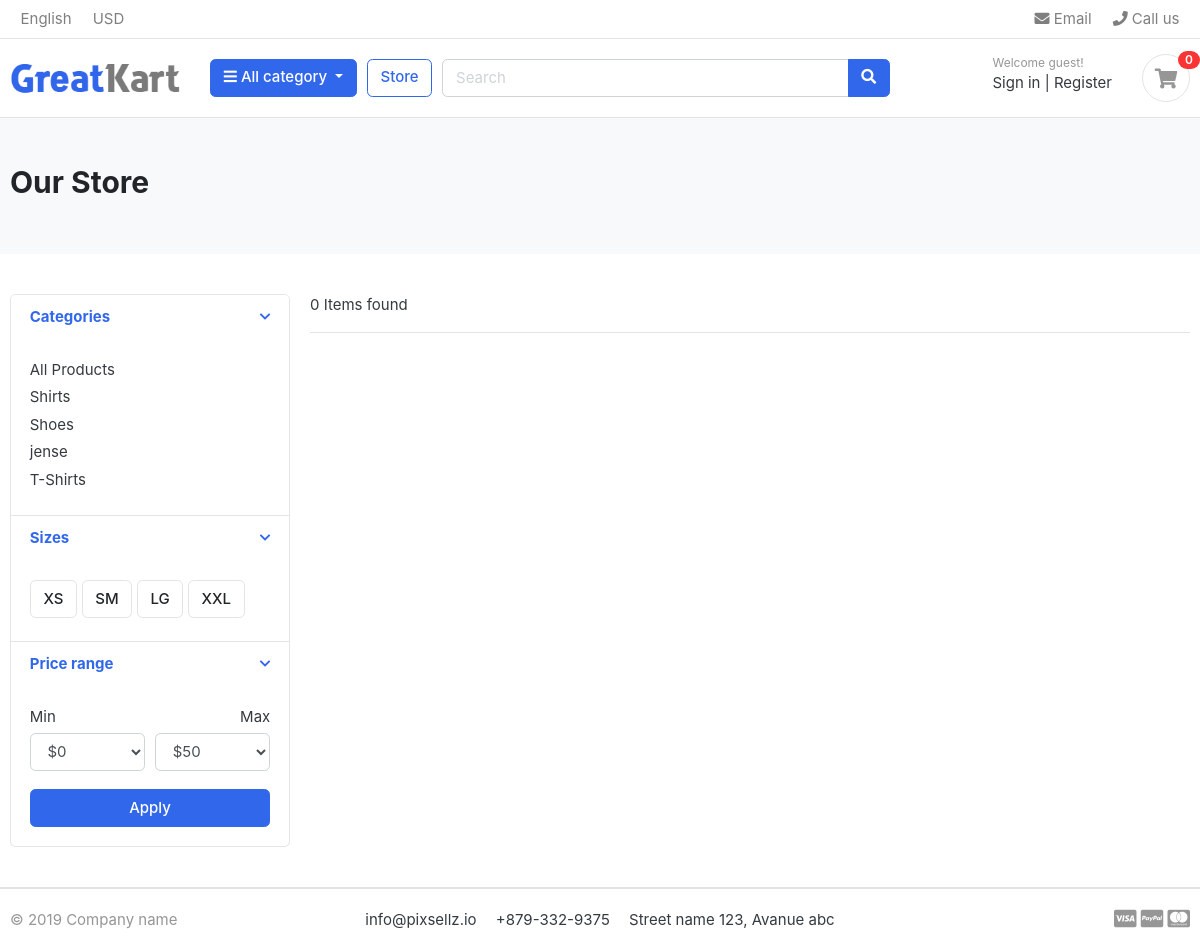
The app's page /store/jense/ with its own data.
### category/models.py (models this page shows, shortened)
class Category(models.Model):
    category_name = models.CharField(max_length=100 , unique=True)
    slug = models.SlugField(max_length=100)
    description = models.TextField(blank=True)
    image = models.ImageField(upload_to="photos/caretogies")
    class Meta:
        verbose_name ='category'
        verbose_name_plural = 'categories'
    def get_url(self):
        return reverse("product_by_category", args=[self.slug])

### product/views.py (the view)
# urls.py: path("store/", include("product.urls")),
def store(request, category_slug= None):
    categories  = None
    products = None
    if category_slug != None:
        categories = get_object_or_404(Category, slug = category_slug)
        products = Product.objects.filter(category = categories , is_available = True)
        paginator = Paginator(products, 3)
        page = request.GET.get("page")
        paginate_product = paginator.get_page(page)
        paginate_product_count = products.count()
    else:
        products = Product.objects.all().filter(is_available = True)
        paginator = Paginator(products, 3)
        page = request.GET.get("page")
        paginate_product = paginator.get_page(page)
        paginate_product_count = products.count()
    context = {"products": paginate_product, "product_count": paginate_product_count}
    return render(request, "product/store.html", context)

### cart/context_processor.py (called while the page is built)
def counter(request):
    if "admin" in request.path:
        return {}
    else:
        try:
            cart_count = 0
            cart = Cart.objects.filter(cart_id = _cart_id(request))
            cart_items = Cart_Item.objects.all().filter(cart = cart[:1])
            for cart_item in cart_items:
                cart_count += cart_item.quantity
        except Cart.DoesNotExist:
            cart_item = 0
        return dict(cart_count = cart_count)

### cart/views.py (called while the page is built)
def _cart_id(request):
    cart = request.session.session_key
    if not cart:
        cart = request.session.create()
    return cart

### category/category_context_procesor.py (called while the page is built)
def menu_links(requlest):
    links = Category.objects.all()
    return dict(links = links)

### product/templates/product/store.html (shortened to what this page needs)
{% extends 'main.html' %}
{% load static %}
{% block content %}
    <section class="section-pagetop bg">
    <div class="container">
        <h2 class="title-page">Our Store</h2>
    </div>
    </section>
    <section class="section-content padding-y">
        <div class="container">
        <div class="row">
            <aside class="col-md-3">
        <div class="card">
            <article class="filter-group">
                <header class="card-header">
                    <a href="#" data-toggle="collapse" data-target="#collapse_1" aria-expanded="true" class="">
                        <i class="icon-control fa fa-chevron-down"></i>
                        <h6 class="title">Categories</h6>
                    </a>
                </header>
                <div class="filter-content collapse show" id="collapse_1" >
                    <div class="card-body">
                        <ul class="list-menu">
                            <li><a href="">All Products </a></li>
                        {% for category in  links %}
                        <li><a href="{{category.category_url}}">{{category.category_name}} </a></li>
                        {% endfor %}
                        </ul>
                    </div>
                </div>
            </article>
            <article class="filter-group">
                <header class="card-header">
                    <a href="#" data-toggle="collapse" data-target="#collapse_4" aria-expanded="true" class="">
                        <i class="icon-control fa fa-chevron-down"></i>
                        <h6 class="title">Sizes </h6>
                    </a>
                </header>
                <div class="filter-content collapse show" id="collapse_4" >
                    <div class="card-body">
                      <label class="checkbox-btn">
                        <span class="btn btn-light"> XS </span>
                      </label>
                      <label class="checkbox-btn">
                        <span class="btn btn-light"> SM </span>
                      </label>
                      <label class="checkbox-btn">
                        <span class="btn btn-light"> LG </span>
                      </label>
                      <label class="checkbox-btn">
                        <span class="btn btn-light"> XXL </span>
                      </label>
                </div>
                </div>
            </article>
            <article class="filter-group">
                <header class="card-header">
                    <a href="#" data-toggle="collapse" data-target="#collapse_3" aria-expanded="true" class="">
                        <i class="icon-control fa fa-chevron-down"></i>
                        <h6 class="title">Price range </h6>
                    </a>
                </header>
                <div class="filter-content collapse show" id="collapse_3" >
                    <div class="card-body">
                        <div class="form-row">
                        <div class="form-group col-md-6">
                          <label>Min</label>
                              <select class="mr-2 form-control">
                                <option value="0">$0</option>
                            </select>
                        </div>
                        <div class="form-group text-right col-md-6">
                          <label>Max</label>
                              <select class="mr-2 form-control">
                                <option value="50">$50</option>
                            </select>
                        </div>
                        </div>
                        <button class="btn btn-block btn-primary">Apply</button>
                    </div>
                </div>
            </article>
        </div>
            </aside>
            <main class="col-md-9">
        <header class="border-bottom mb-4 pb-3">
                <div class="form-inline">
                    <span class="mr-md-auto">{{product_count}} Items found </span>
                </div>
        </header>
            </main>
        </div>
        </div>
        </section>
{% endblock content %}

### App/static/css/ui.css (style rules this page uses)
html { font-family: "Inter", sans-serif; font-size: 15px; }
.padding-y { padding-top: 40px; padding-bottom: 40px; }
article:after, .form-group:after { display: block; clear: both; content: ""; }
.bg { background-color: #f8f9fa; }
.title-page { color: #212529; }
.btn-light { background-color: #fff; border-color: #e4e4e4; }
[class*=list-] li:after { visibility: hidden; display: block; content: ""; overflow: hidden; height: 0; clear: both; }
.list-menu { list-style: none; margin: 0; padding-left: 0; }
.list-menu li { margin-bottom: 5px; }
.list-menu a { color: #343a40; }
.icon-control { margin-top: 5px; float: right; font-size: 80%; }
.card-header .title { margin-bottom: 0; line-height: 1.5; }
.filter-group { border-bottom: 1px solid #e4e4e4; }
.filter-group .card-header { border-bottom: 0; }
.filter-group:last-child { border-bottom: 0; }
.checkbox-btn { position: relative; }
.section-pagetop { padding: 45px 0; }

### records on screen
Category: category_name "Shirts"
Category: category_name "Shoes"
Category: category_name "jense"
Category: category_name "T-Shirts"

### other values on screen
{{ cart_count }} "0"
{{ product_count }} "0"
